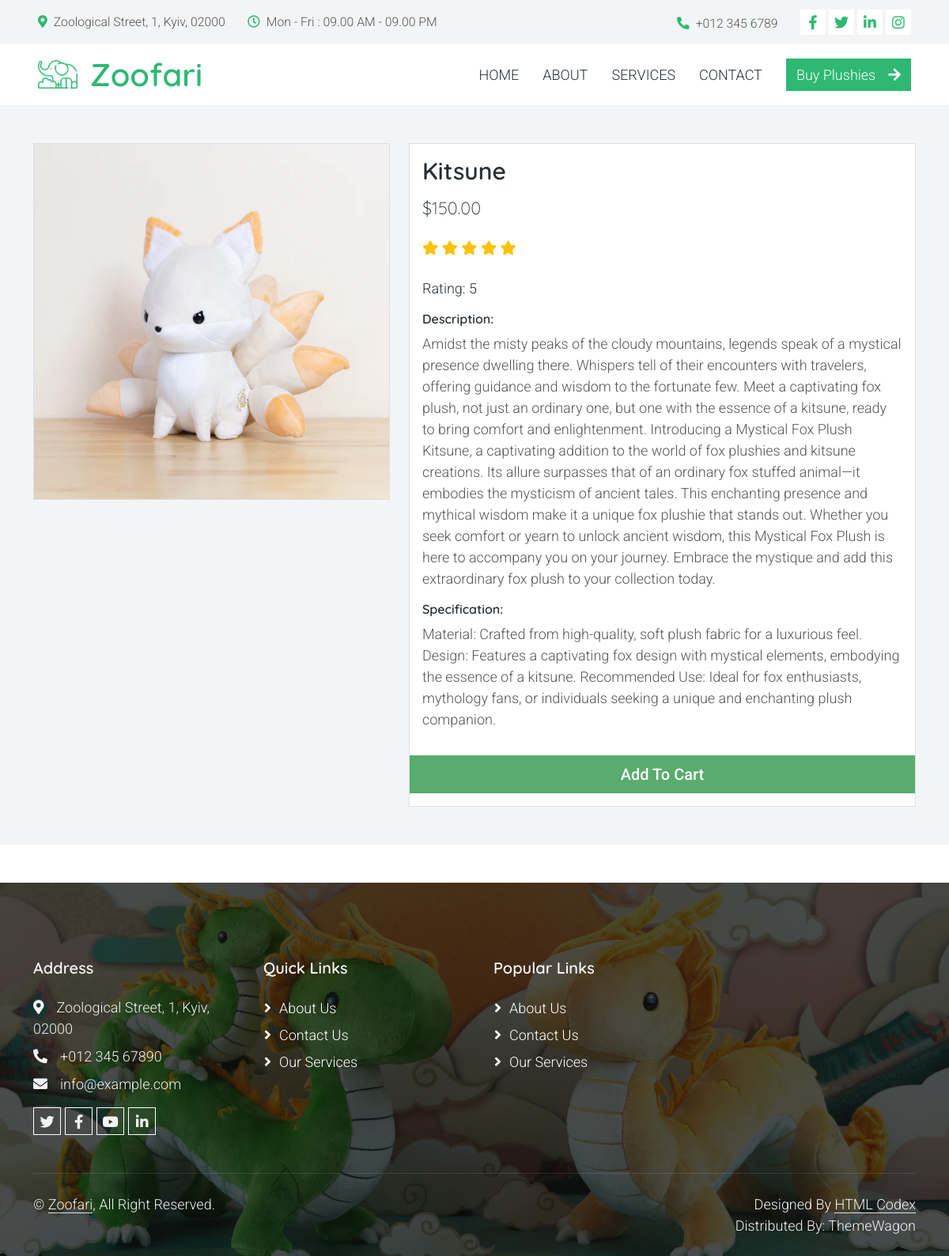
The page /shop_single/5/ on the database its author committed.
### shop/models.py (models this page shows, shortened)
class Product(models.Model):
    name = models.CharField(max_length=100)
    description = models.TextField()
    price = models.DecimalField(max_digits=10, decimal_places=2)
    image = models.ImageField(upload_to='products/')
    rating = models.IntegerField(default=0)# Нове поле для рейтингу
    specifications = models.TextField(blank=True)  # Нове поле для специфікацій

### shop/views.py (the view)
# urls.py: path('shop_single/<int:product_id>/', shop_single, name='shop_single'),
def shop_single(request, product_id):
    product = get_object_or_404(Product, id=product_id)  # Получаем продукт по ID или возвращаем 404
    context = {
        'product': product,  # Передаем продукт в контексте
    }
    return render(request, 'shop_single/shop_single.html', context)  # Рендерим шаблон shop_single.html с контекстом

### shop/templates/shop_single/shop_single.html (shortened to what this page needs)
{% extends "base.html" %}
{% load static %}
{% block content %}
    <section class="bg-light">
        <div class="container pb-5">
            <div class="row">
                <div class="col-lg-5 mt-5">
                    <div class="card mb-3">
                        <img class="card-img img-fluid" src="{{ product.image.url }}" alt="{{ product.name }}" id="product-detail">
                    </div>
                </div>
                <div class="col-lg-7 mt-5">
                    <div class="card">
                        <div class="card-body">
                            <h1 class="h2">{{product.name}}</h1>
                            <p class="h3 py-2">${{product.price}}</p>
                            <p class="py-2">
                                {% for _ in "x"|rjust:product.rating %}
                                    <i class="fa fa-star text-warning"></i>
                                {% endfor %}
                                <p><span class="list-inline-item text-dark">Rating: {{product.rating}}</span></p>
                            </p>
                            <h6>Description:</h6>
                            <p>
                                {{product.description}}
                            <h6>Specification:</h6>
                            <p>{{product.specifications}}</p>
                                </div>
                                <div class="row pb-3">
                                    <div class="col d-grid">
                                        <button type="button" class="btn btn-success btn-lg" onclick="window.location.href='{% url 'add_cart' product.id %}'">Add To Cart</button>
                                    </div>
                                </div>
                        </div>
                    </div>
                </div>
            </div>
    </section>
{%endblock%}

### staticfiles/assets/css/templatemo.css (style rules this page uses)
body, ul, li, p, a, label, input, div { font-family: 'Roboto', sans-serif; font-size: 18px !important; font-weight: 300 !important; }
.h2 { font-family: 'Roboto', sans-serif; font-size: 30px !important; font-weight: 300; }
.h3 { font-family: 'Roboto', sans-serif; font-size: 22px !important; }
.text-warning { color: #ede861 !important; }
.bg-light { background-color: #e9eef5 !important; }
.btn-success { background-color: #59ab6e !important; border-color: #56ae6c !important; }

### static/css/style.css (style rules this page uses)
:root { --primary: #2EB872; --light: #F3F4F5; --dark: #282F34; }
.btn { font-weight: 500; transition: .5s; }

### rows shown on the page
Product: image (picture), name "Kitsune", price "150.00", rating "5", description "Amidst the misty peaks of the cloudy mountains, legends speak of a mystical presence dwelling there. Whispers tell of their encounters with travelers, offering guidance and wisdom to the fortunate few. Meet a captivating fox plush, not just an ordinary one, but one with the essence of a kitsune, ready to bring comfort and enlightenment. Introducing a Mystical Fox Plush Kitsune, a captivating addition to the world of fox plushies and kitsune creations. Its allure surpasses that of an ordinary fox stuffed animal—it embodies the mysticism of ancient tales. This enchanting presence and mythical wisdom make it a unique fox plushie that stands out. Whether you seek comfort or yearn to unlock…", specifications "Material: Crafted from high-quality, soft plush fabric for a luxurious feel. Design: Features a captivating fox design with mystical elements, embodying the essence of a kitsune. Recommended Use: Ideal for fox enthusiasts, mythology fans, or individuals seeking a unique and enchanting plush companion."
